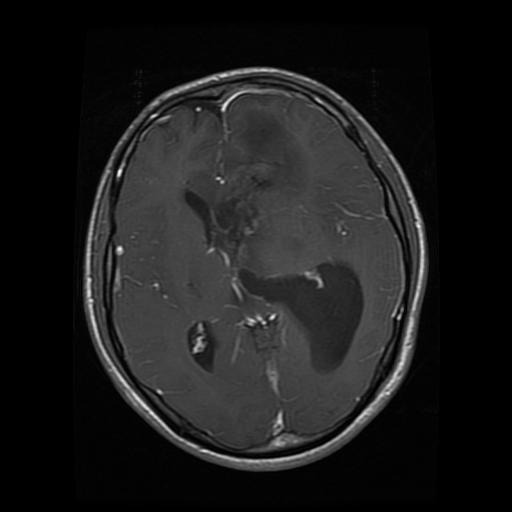
#> input picture Project/Testing/glioma/Te-glTr_0009.jpg, 512 x 512 px; its folder holds only this picture in this run
$ python boundary_extraction.py
#> lines starting #> are read from the running program, lines starting #| are printed output that depends on the picture; after the words box and inside, x2 and y2 are one past the last pixel; in counts of white or black regions, pixels touching at a corner belong together
### refinement/mask_refinement.py
"""
refinement/mask_refinement.py
==============================
Morphological pseudo-mask cleaning pipeline.

Pipeline:
    raw float mask
        -> Gaussian blur (reduce noise)
        -> Otsu threshold (adaptive binarisation)
        -> Morphological open  (remove small noise)
        -> Morphological close (fill small holes)
        -> Largest connected component (keep dominant region)
        -> Hole fill (scipy.ndimage)
        -> binary uint8 output
"""
from __future__ import annotations

import cv2
import numpy as np
from pathlib import Path
from scipy import ndimage


# ── Public API ────────────────────────────────────────────────────────────────

def clean_mask(mask: np.ndarray) -> np.ndarray:
    """
    Full cleaning pipeline: blur -> Otsu -> open -> close -> largest CC -> hole fill.

    Parameters
    ----------
    mask : np.ndarray
        Input mask as float32 in [0, 1] or uint8 in {0, 255} or {0, 1}.
        Shape (H, W) or (H, W, 1).

    Returns
    -------
    np.ndarray
        Cleaned binary mask, dtype=uint8, values in {0, 1}, shape (H, W).
    """
    # Ensure 2-D
    if mask.ndim == 3:
        mask = mask[:, :, 0]

    # Normalise to [0, 255] uint8 for OpenCV
    m = mask.astype(np.float32)
    if m.max() <= 1.0:
        m = (m * 255.0).astype(np.uint8)
    else:
        m = m.astype(np.uint8)

    # 1. Gaussian blur — suppress high-frequency noise before thresholding
    blurred = cv2.GaussianBlur(m, (7, 7), sigmaX=2.0)

    # 2. Otsu threshold — adaptive global threshold
    binary = _otsu_threshold(blurred)

    # 3 & 4. Morphological open + close
    binary = _morphological_cleanup(binary)

    # 5. Keep only largest connected component
    binary = _largest_connected_component(binary)

    # 6. Fill any remaining interior holes
    binary = _fill_holes(binary)

    return binary.astype(np.uint8)


# ── Private helpers ───────────────────────────────────────────────────────────

def _otsu_threshold(mask: np.ndarray) -> np.ndarray:
    """
    Apply Otsu's automatic threshold to a grayscale uint8 image.

    Parameters
    ----------
    mask : np.ndarray
        Grayscale uint8 image, shape (H, W).

    Returns
    -------
    np.ndarray
        Binary image with values {0, 1}, shape (H, W), dtype=uint8.
    """
    _, binary = cv2.threshold(
        mask.astype(np.uint8), 0, 255,
        cv2.THRESH_BINARY + cv2.THRESH_OTSU
    )
    return (binary > 0).astype(np.uint8)


def _morphological_cleanup(binary: np.ndarray) -> np.ndarray:
    """
    Apply morphological opening (noise removal) then closing (hole fill).

    Parameters
    ----------
    binary : np.ndarray
        Binary image with values {0, 1}, shape (H, W).

    Returns
    -------
    np.ndarray
        Cleaned binary image, same shape, dtype=uint8.
    """
    h, w = binary.shape[:2]
    # Kernel radius scales with image size (roughly 2% of short side, min 3)
    r_open  = max(3, int(min(h, w) * 0.020))
    r_close = max(5, int(min(h, w) * 0.030))

    k_open  = cv2.getStructuringElement(
        cv2.MORPH_ELLIPSE, (r_open * 2 + 1,  r_open * 2 + 1))
    k_close = cv2.getStructuringElement(
        cv2.MORPH_ELLIPSE, (r_close * 2 + 1, r_close * 2 + 1))

    b = binary.astype(np.uint8)
    b = cv2.morphologyEx(b, cv2.MORPH_OPEN,  k_open)
    b = cv2.morphologyEx(b, cv2.MORPH_CLOSE, k_close)
    return b


def _largest_connected_component(binary: np.ndarray) -> np.ndarray:
    """
    Keep only the largest connected component in a binary mask.

    If the mask is entirely zero, return it unchanged.

    Parameters
    ----------
    binary : np.ndarray
        Binary image with values {0, 1}, shape (H, W), dtype=uint8.

    Returns
    -------
    np.ndarray
        Binary image retaining only the largest component, dtype=uint8.
    """
    b = binary.astype(np.uint8)
    n_comp, labels, stats, _ = cv2.connectedComponentsWithStats(b, connectivity=8)

    if n_comp <= 1:          # nothing or all background
        return b

    # Component 0 is background — ignore it
    areas = stats[1:, cv2.CC_STAT_AREA]   # (n_comp-1,)
    largest_label = int(np.argmax(areas)) + 1   # +1 for background offset

    result = np.zeros_like(b)
    result[labels == largest_label] = 1
    return result


def _fill_holes(binary: np.ndarray) -> np.ndarray:
    """
    Fill interior holes in a binary mask using scipy.ndimage binary_fill_holes.

    Parameters
    ----------
    binary : np.ndarray
        Binary image with values {0, 1}, shape (H, W).

    Returns
    -------
    np.ndarray
        Binary image with holes filled, dtype=uint8.
    """
    filled = ndimage.binary_fill_holes(binary.astype(bool))
    return filled.astype(np.uint8)


# ── Test / Demo ───────────────────────────────────────────────────────────────

def _make_gaussian_blob_mask(h: int, w: int, radius_frac: float = 0.30) -> np.ndarray:
    """
    Generate a synthetic Gaussian blob mask centred in the image.

    Parameters
    ----------
    h, w        : image height and width in pixels
    radius_frac : blob radius as a fraction of min(h, w)

    Returns
    -------
    np.ndarray
        Float32 mask in [0, 1], shape (H, W).
    """
    cx, cy = w // 2, h // 2
    radius = radius_frac * min(h, w)
    Y, X = np.ogrid[:h, :w]
    dist_sq = (X - cx) ** 2 + (Y - cy) ** 2
    blob = np.exp(-dist_sq / (2 * radius ** 2)).astype(np.float32)
    # Add noise to simulate imperfect pseudo masks
    rng  = np.random.RandomState(42)
    blob += rng.normal(0, 0.08, blob.shape).astype(np.float32)
    blob = np.clip(blob, 0.0, 1.0)
    return blob


# [72 lines that do not run on import are left out]

### refinement/boundary_extraction.py
"""
refinement/boundary_extraction.py
====================================
Tumour boundary extraction and visualisation.

Finds contours in the binary mask, filters by minimum area,
smooths each contour with approxPolyDP (and convex hull as fallback for
jagged results), then draws them on the image with the specified colour
and thickness.
"""
from __future__ import annotations

import cv2
import numpy as np


# ── Public API ────────────────────────────────────────────────────────────────

def extract_boundary(
    image:     np.ndarray,
    mask:      np.ndarray,
    color:     tuple = (0, 255, 0),
    thickness: int   = 2,
    min_area:  int   = 100,
) -> tuple[np.ndarray, list]:
    """
    Find, filter, smooth contours and draw them on the image.

    Parameters
    ----------
    image     : np.ndarray
        Input image (H, W, 3) in RGB or BGR format; not modified in-place.
    mask      : np.ndarray
        Binary mask, shape (H, W).  Values in {0, 1} or {0, 255}.
    color     : tuple
        BGR contour colour (default green = (0, 255, 0)).
    thickness : int
        Contour line thickness in pixels (default 2).
    min_area  : int
        Minimum contour area in pixels to keep (default 100).

    Returns
    -------
    tuple[np.ndarray, list]
        (annotated_image, contour_list) where:
        - annotated_image is a copy of `image` with contours drawn.
        - contour_list is a list of smoothed contour arrays (each Nx1x2 int32).
    """
    # Ensure mask is uint8 with values {0, 1}
    m = mask.astype(np.uint8)
    if m.max() > 1:
        m = (m > 127).astype(np.uint8)

    # Ensure 2-D
    if m.ndim == 3:
        m = m[:, :, 0]

    # Find contours
    contours_raw, _ = cv2.findContours(
        m, cv2.RETR_EXTERNAL, cv2.CHAIN_APPROX_SIMPLE
    )

    # Filter by area and smooth
    contours_filtered: list[np.ndarray] = []
    for cnt in contours_raw:
        area = cv2.contourArea(cnt)
        if area < min_area:
            continue
        smoothed = _smooth_contour(cnt)
        contours_filtered.append(smoothed)

    # Draw on copy of image
    annotated = image.copy()
    cv2.drawContours(annotated, contours_filtered, -1, color, thickness)

    return annotated, contours_filtered


def _smooth_contour(contour: np.ndarray) -> np.ndarray:
    """
    Smooth a contour with approxPolyDP; fall back to convex hull if still jagged.

    A contour is considered "jagged" if the number of vertices is greater than
    40% of the raw vertex count after approximation.

    Parameters
    ----------
    contour : np.ndarray
        Raw contour array of shape (N, 1, 2), dtype int32.

    Returns
    -------
    np.ndarray
        Smoothed contour, same dtype, shape (M, 1, 2) with M <= N.
    """
    if len(contour) < 4:
        return contour

    arc_len  = cv2.arcLength(contour, closed=True)
    epsilon  = 0.01 * arc_len                        # 1% of perimeter
    approx   = cv2.approxPolyDP(contour, epsilon, closed=True)

    # Jagged check: too many vertices remaining relative to original
    raw_n    = len(contour)
    approx_n = len(approx)
    if approx_n > max(4, int(raw_n * 0.40)):
        # Fall back to convex hull to guarantee a smooth polygon
        hull = cv2.convexHull(contour)
        return hull

    return approx


# ── Test / Demo ───────────────────────────────────────────────────────────────

if __name__ == "__main__":
    import glob
    import sys
    from pathlib import Path

    project_root = Path(__file__).resolve().parent.parent
    sys.path.insert(0, str(project_root))
    output_dir = project_root / "outputs"
    output_dir.mkdir(parents=True, exist_ok=True)

    from refinement.mask_refinement import _make_gaussian_blob_mask, clean_mask

    # Find 3 images
    patterns = [
        str(project_root / "Project" / "Testing" / "**" / "*.jpg"),
        str(project_root / "data"    / "**"            / "*.jpg"),
    ]
    image_paths: list[str] = []
    for pat in patterns:
        image_paths.extend(glob.glob(pat, recursive=True))
        if len(image_paths) >= 3:
            break
#> pass 2 of the loop `for pat in patterns:`:
    image_paths = image_paths[:3]

    panels = []
    for img_path in image_paths:
        bgr = cv2.imread(img_path)
#> bgr is the input picture: shape (512, 512, 3); min 0, max 253, mean 27.7
        if bgr is None:
            continue
        if bgr.ndim == 2:
            bgr = cv2.cvtColor(bgr, cv2.COLOR_GRAY2BGR)
        h, w = bgr.shape[:2]
#> h = 512; w = 512
        rgb  = cv2.cvtColor(bgr, cv2.COLOR_BGR2RGB)

        raw_mask = _make_gaussian_blob_mask(h, w, 0.30)
        clean    = clean_mask(raw_mask)
#> in clean_mask, `blurred = cv2.GaussianBlur(m, (7, 7), sigmaX=2.0)`:
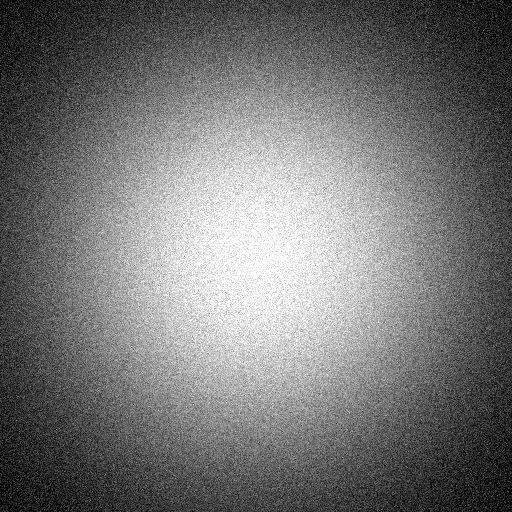
#> m: shape (512, 512); min 0, max 255, mean 117.3
#> in _largest_connected_component, `n_comp, labels, stats, _ = cv2.connectedComponentsWithStats(b, connect..`:
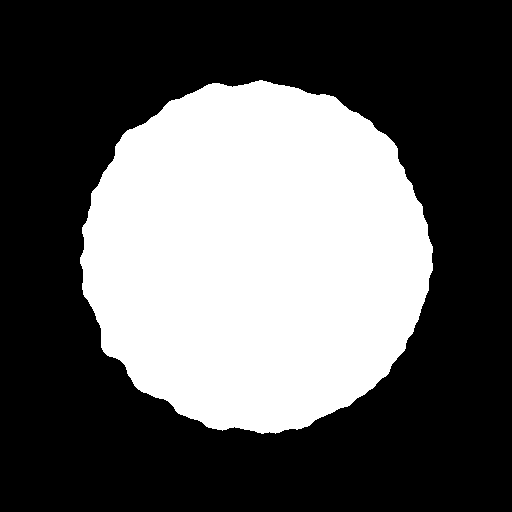
#> b: shape (512, 512); values 0 (black) and 1 (white), 36.6% white; 1 white region

        annotated, contours = extract_boundary(
            rgb, clean, color=(0, 255, 0), thickness=2, min_area=100
        )
#> in extract_boundary, `contours_raw, _ = cv2.findContours( m, cv2.RETR_EXTERNAL, cv2.CHAIN_AP..`: contours_raw = 1 contour; box (x1, y1, x2, y2) and area: (80, 80, 433, 434) 95525
#> the loop in extract_boundary, `for cnt in contours_raw:` made 1 pass
#> (area, arc_len in _smooth_contour, epsilon in _smooth_contour, raw_n in _smooth_contour, approx_n in _smooth_contour) on pass 1: (95525, 1194.8, 11.95, 533, 12)
#> after the loop in extract_boundary, `for cnt in contours_raw:`: contours_filtered = 1 contour; box (x1, y1, x2, y2) and area: (82, 83, 433, 429) 93522
#> in extract_boundary, `cv2.drawContours(annotated, contours_filtered, -1, color, thickness)`:
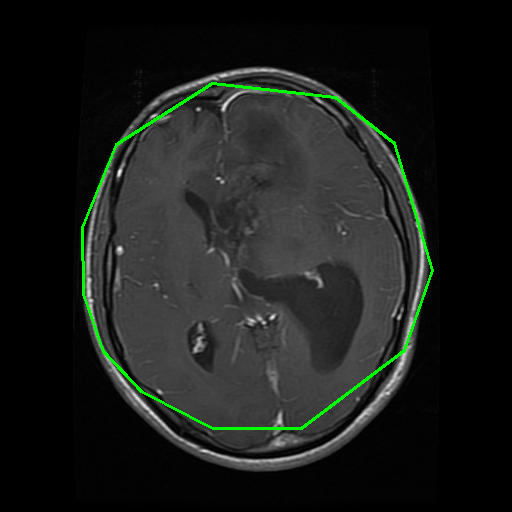
#> annotated: shape (512, 512, 3); 1.25% of pixels changed, all inside (x1, y1, x2, y2) = (81, 82, 434, 430)
#> contours has the same summary as contours_filtered in extract_boundary

        print(
            f"  {Path(img_path).name:40s}  "
            f"contours={len(contours)}  "
            f"mask={clean.mean()*100:.1f}%"
        )
#|   Te-glTr_0009.jpg                          contours=1  mask=36.6%

        orig_rs  = cv2.resize(rgb,       (256, 256))
        ann_rs   = cv2.resize(annotated, (256, 256))
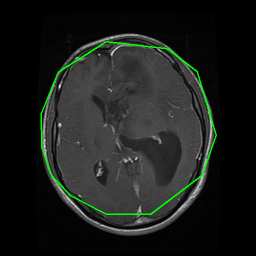
#> ann_rs: shape (256, 256, 3); mean R, G, B 27, 30.2, 27
        mask_rs  = cv2.resize((clean * 255).astype(np.uint8), (256, 256))
        mask_rgb = np.stack([mask_rs] * 3, axis=-1)
        row      = np.concatenate([orig_rs, mask_rgb, ann_rs], axis=1)
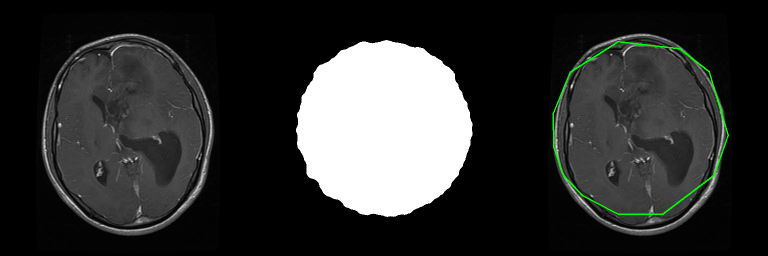
#> row: shape (256, 768, 3); mean R, G, B 49.4, 50.5, 49.4
        panels.append(row)
#> pass 2 of the loop `for img_path in image_paths:`:
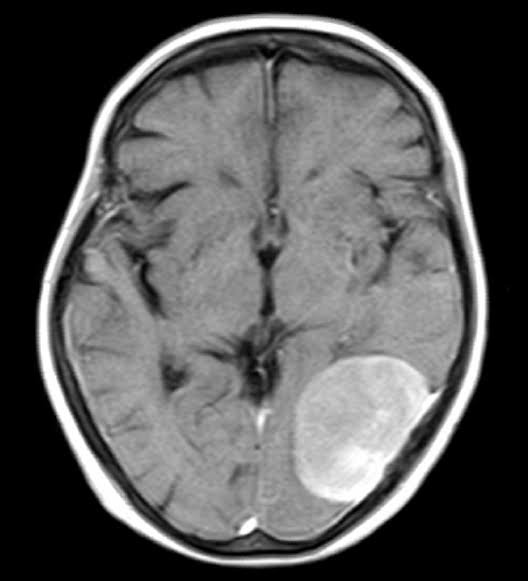
#> input picture Project/Testing/meningioma/Te-meTr_0004.jpg, 528 x 581 px
#> bgr is the input picture: shape (581, 528, 3); min 0, max 255, mean 87.8
#> m: shape (581, 528)
#> blurred: shape (581, 528)
#> in _largest_connected_component (call 2), `n_comp, labels, stats, _ = cv2.connectedComponentsWithStats(b, connect..`:
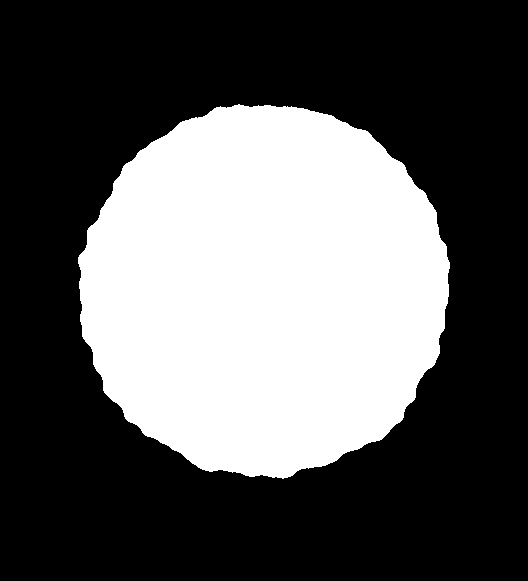
#> b: shape (581, 528); values 0 (black) and 1 (white), 35.3% white; 1 white region
#> raw_mask: shape (581, 528) float32
#> contours_raw = 1 contour; box (x1, y1, x2, y2) and area: (78, 104, 450, 479) 107623
#> the loop in extract_boundary (call 2), `for cnt in contours_raw:` made 1 pass
#> (area, arc_len in _smooth_contour, epsilon in _smooth_contour, raw_n in _smooth_contour, approx_n in _smooth_contour) on pass 1: (107623, 1268.1, 12.68, 529, 12)
#> after the loop in extract_boundary (call 2), `for cnt in contours_raw:`: contours_filtered = 1 contour; box (x1, y1, x2, y2) and area: (78, 106, 450, 479) 105338
#> annotated: shape (581, 528, 3)
#> contours has the same summary as contours_filtered in extract_boundary
#|   Te-meTr_0004.jpg                          contours=1  mask=35.3%
#> `row      = np.concatenate([orig_rs, mask_rgb, ann_rs], axis=1)`:
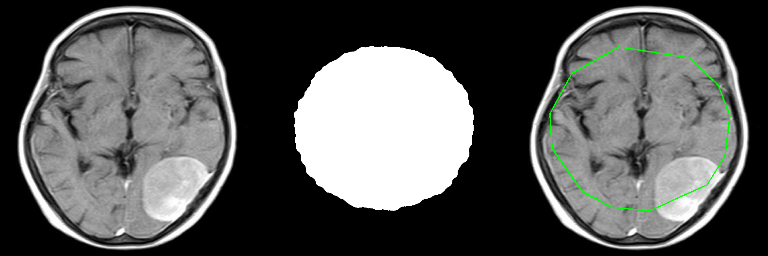
#> row: shape (256, 768, 3); mean R, G, B 87.9, 88.9, 87.9

    if panels:
        grid     = np.concatenate(panels, axis=0)
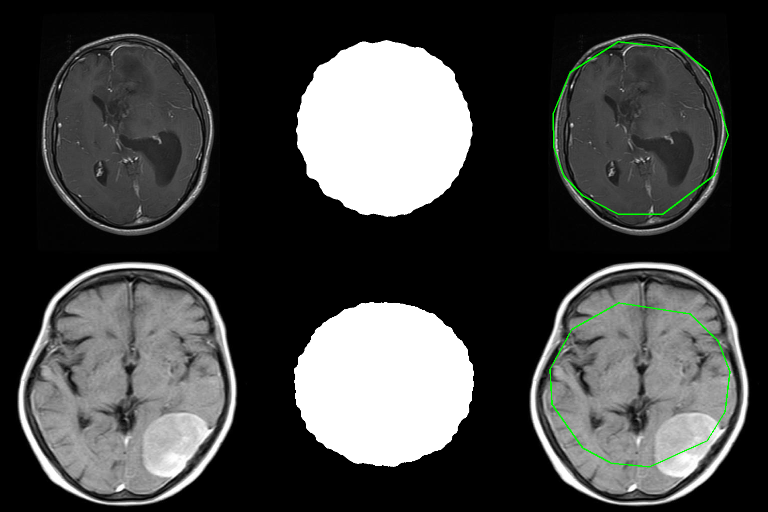
#> grid: shape (512, 768, 3); mean of channels 0, 1, 2 68.7, 69.7, 68.7; drawn as B, G, R
        out_path = str(output_dir / "stage6_boundary.png")
        cv2.imwrite(out_path, cv2.cvtColor(grid, cv2.COLOR_RGB2BGR))
        print(f"\nSaved -> {out_path}")
